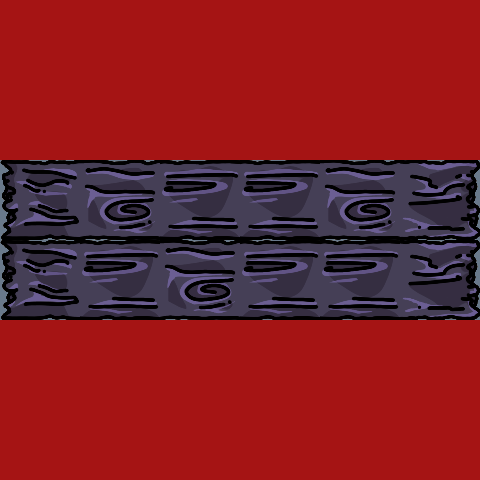

This game map was drawn from its Tiled (.tmx) file and the tilesets committed beside it. A one-line description and the full map source follow:
An orthogonal 6x6 tile map with 80x80 px tiles, 2 tile layers (Piso, Muro), 2 tilesets and 6 objects.

<map version="1.2" tiledversion="1.3.5" orientation="orthogonal" renderorder="right-down" width="6" height="6" tilewidth="80" tileheight="80" infinite="0" nextlayerid="3" nextobjectid="1">
 <tileset firstgid="1" name="Wall" tilewidth="80" tileheight="80" tilecount="1" columns="1">
  <image source="../Art/Dungeon Sprites/Wall.png" width="80" height="80" />
  <tile id="0">
   <objectgroup draworder="index" id="2">
    <object id="1" x="0" y="-0.122935" width="79.9078" height="80.2766" />
   </objectgroup>
  </tile>
 </tileset>
 <tileset firstgid="2" name="WoodSpriteSheet" tilewidth="80" tileheight="80" tilecount="5" columns="1">
  <image source="../Art/Dungeon Sprites/WoodSpriteSheet.png" width="80" height="400" />
  <tile id="0">
   <objectgroup draworder="index" id="3">
    <object id="2" x="0.363636" y="0.181818" width="79.8182" height="79.8182" />
   </objectgroup>
  </tile>
  <tile id="1">
   <objectgroup draworder="index" id="2">
    <object id="1" x="-0.359596" y="-0.0808081" width="80.1818" height="80.1818" />
   </objectgroup>
  </tile>
  <tile id="2">
   <objectgroup draworder="index" id="2">
    <object id="1" x="0.167734" y="0.290669" width="79.8182" height="79.8182" />
   </objectgroup>
  </tile>
  <tile id="3">
   <objectgroup draworder="index" id="2">
    <object id="1" x="-0.201071" y="-0.201071" width="79.8182" height="79.8182" />
   </objectgroup>
  </tile>
  <tile id="4">
   <objectgroup draworder="index" id="2">
    <object id="1" x="0.167734" y="0.167734" width="79.8182" height="79.8182" />
   </objectgroup>
  </tile>
 </tileset>
 <layer id="1" name="Piso" width="6" height="6">
  <data encoding="csv">
0,0,0,0,0,0,
0,0,0,0,0,0,
6,4,2,2,4,5,
6,2,4,2,2,5,
0,0,0,0,0,0,
0,0,0,0,0,0
</data>
 </layer>
 <layer id="2" name="Muro" width="6" height="6">
  <data encoding="csv">
1,1,1,1,1,1,
1,1,1,1,1,1,
0,0,0,0,0,0,
0,0,0,0,0,0,
1,1,1,1,1,1,
1,1,1,1,1,1
</data>
 </layer>
</map>
